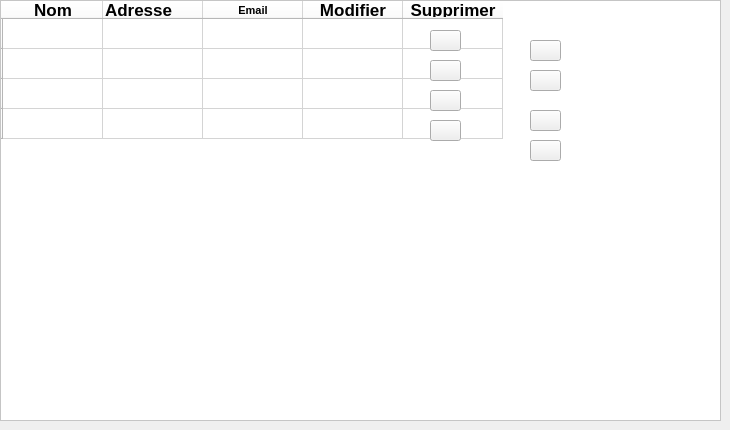
      <widget class="QWidget" name="tab_29">
       <attribute name="title">
        <string>Liste des utilisateurs </string>
       </attribute>
       <widget class="QTableWidget" name="tableWidget_2">
        <property name="geometry">
         <rect>
          <x>0</x>
          <y>0</y>
          <width>721</width>
          <height>421</height>
         </rect>
        </property>
        <property name="minimumSize">
         <size>
          <width>681</width>
          <height>0</height>
         </size>
        </property>
        <property name="font">
         <font>
          <pointsize>13</pointsize>
          <weight>50</weight>
          <bold>false</bold>
         </font>
        </property>
        <property name="styleSheet">
         <string notr="true">background-color: rgb(255, 255, 255);</string>
        </property>
        <row>
         <property name="text">
          <string/>
         </property>
        </row>
        <row>
         <property name="text">
          <string/>
         </property>
        </row>
        <row>
         <property name="text">
          <string/>
         </property>
        </row>
        <row>
         <property name="text">
          <string/>
         </property>
        </row>
        <column>
         <property name="text">
          <string>Nom</string>
         </property>
         <property name="font">
          <font>
           <weight>75</weight>
           <bold>true</bold>
          </font>
         </property>
         <property name="background">
          <color alpha="0">
           <red>255</red>
           <green>255</green>
           <blue>255</blue>
          </color>
         </property>
         <property name="foreground">
          <brush brushstyle="SolidPattern">
           <color alpha="255">
            <red>0</red>
            <green>0</green>
            <blue>0</blue>
           </color>
          </brush>
         </property>
        </column>
        <column>
         <property name="text">
          <string>Adresse </string>
         </property>
         <property name="font">
          <font>
           <weight>75</weight>
           <bold>true</bold>
          </font>
         </property>
         <property name="textAlignment">
          <set>AlignLeading|AlignVCenter</set>
         </property>
        </column>
        <column>
         <property name="text">
          <string>Email</string>
         </property>
         <property name="font">
          <font>
           <pointsize>8</pointsize>
           <weight>75</weight>
           <bold>true</bold>
          </font>
         </property>
        </column>
        <column>
         <property name="text">
          <string>Modifier</string>
         </property>
         <property name="font">
          <font>
           <weight>75</weight>
           <bold>true</bold>
          </font>
         </property>
        </column>
        <column>
         <property name="text">
          <string>Supprimer</string>
         </property>
         <property name="font">
          <font>
           <weight>75</weight>
           <bold>true</bold>
          </font>
         </property>
        </column>
        <item row="0" column="0">
         <property name="text">
          <string/>
         </property>
         <property name="font">
          <font>
           <pointsize>7</pointsize>
          </font>
         </property>
        </item>
        <item row="0" column="1">
         <property name="text">
          <string/>
         </property>
         <property name="font">
          <font>
           <pointsize>7</pointsize>
          </font>
         </property>
        </item>
       </widget>
       <widget class="QPushButton" name="pushButton_78">
        <property name="geometry">
         <rect>
          <x>530</x>
          <y>40</y>
          <width>31</width>
          <height>21</height>
         </rect>
        </property>
        <property name="styleSheet">
         <string notr="true">image:url(:/new/prefix1/delete.png)</string>
        </property>
        <property name="text">
         <string/>
        </property>
       </widget>
       <widget class="QPushButton" name="pushButton_79">
        <property name="geometry">
         <rect>
          <x>530</x>
          <y>70</y>
          <width>31</width>
          <height>21</height>
         </rect>
        </property>
        <property name="styleSheet">
         <string notr="true">image:url(:/new/prefix1/delete.png)</string>
        </property>
        <property name="text">
         <string/>
        </property>
       </widget>
       <widget class="QPushButton" name="pushButton_80">
        <property name="geometry">
         <rect>
          <x>530</x>
          <y>110</y>
          <width>31</width>
          <height>21</height>
         </rect>
        </property>
        <property name="styleSheet">
         <string notr="true">image:url(:/new/prefix1/delete.png)</string>
        </property>
        <property name="text">
         <string/>
        </property>
       </widget>
       <widget class="QPushButton" name="pushButton_81">
        <property name="geometry">
         <rect>
          <x>530</x>
          <y>140</y>
          <width>31</width>
          <height>21</height>
         </rect>
        </property>
        <property name="styleSheet">
         <string notr="true">image:url(:/new/prefix1/delete.png)</string>
        </property>
        <property name="text">
         <string/>
        </property>
       </widget>
       <widget class="QPushButton" name="pushButton_6">
        <property name="geometry">
         <rect>
          <x>430</x>
          <y>30</y>
          <width>31</width>
          <height>21</height>
         </rect>
        </property>
        <property name="styleSheet">
         <string notr="true">image: url(:/modifier/modifier.png);</string>
        </property>
        <property name="text">
         <string/>
        </property>
       </widget>
       <widget class="QPushButton" name="pushButton_56">
        <property name="geometry">
         <rect>
          <x>430</x>
          <y>60</y>
          <width>31</width>
          <height>21</height>
         </rect>
        </property>
        <property name="styleSheet">
         <string notr="true">image: url(:/modifier/modifier.png);</string>
        </property>
        <property name="text">
         <string/>
        </property>
       </widget>
       <widget class="QPushButton" name="pushButton_57">
        <property name="geometry">
         <rect>
          <x>430</x>
          <y>90</y>
          <width>31</width>
          <height>21</height>
         </rect>
        </property>
        <property name="styleSheet">
         <string notr="true">image: url(:/modifier/modifier.png);</string>
        </property>
        <property name="text">
         <string/>
        </property>
       </widget>
       <widget class="QPushButton" name="pushButton_58">
        <property name="geometry">
         <rect>
          <x>430</x>
          <y>120</y>
          <width>31</width>
          <height>21</height>
         </rect>
        </property>
        <property name="styleSheet">
         <string notr="true">image: url(:/modifier/modifier.png);</string>
        </property>
        <property name="text">
         <string/>
        </property>
       </widget>
      </widget>
